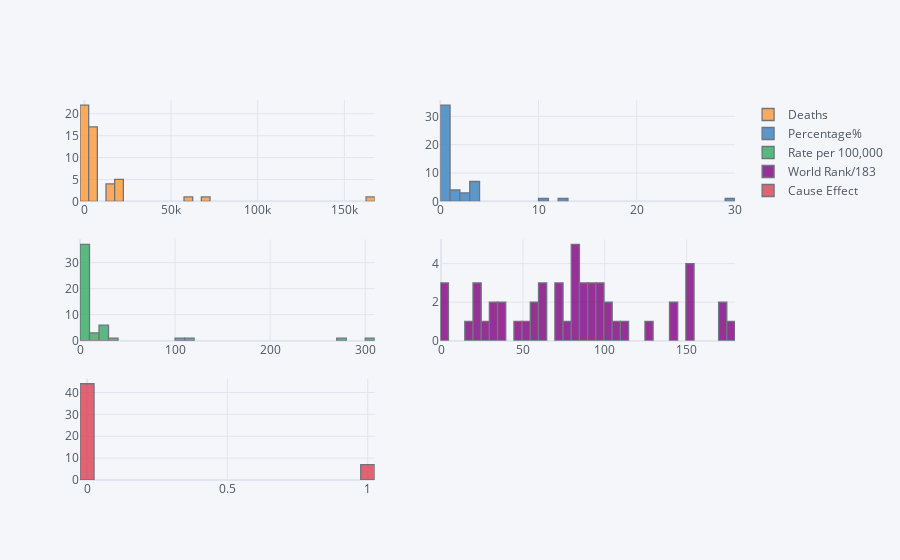

Here is the notebook cell this chart was saved with:
### Code cell
df[numerical].iplot(kind='histogram',subplots=True,bins=50)

### Figure 1 — Plotly figure (JSON) as saved in the notebook; plotly's stock layout.template omitted (floating-point values rounded to 4 significant figures)
{"data": [{"histfunc": "count", "histnorm": "", "marker": {"color": "rgba(255, 153, 51, 1.0)", "line": {"color": "#4D5663", "width": 1.3}}, "name": "Deaths", "nbinsx": 50, "opacity": 0.8, "orientation": "v", "type": "histogram", "x": [163171, 68866, 59445, 17957, 18279, 17245, 22109, 18009, 17851, 7394, 13475, 6749, 14438, 13636, 5823, 4732, 5167, 1639, 5.049, 4927, 3673, 4194, 3591, 1846, 4045, 4620, 4474, 3799, 6201, 2849, 3667, 2523, 1722, 1743, 1664, 1955, 1381, 1443, 1288, 1831, 1119, 1248, 415, 377, 1025, 903, 675, 574, 642, 414, 18], "xaxis": "x", "yaxis": "y"}, {"histfunc": "count", "histnorm": "", "marker": {"color": "rgba(55, 128, 191, 1.0)", "line": {"color": "#4D5663", "width": 1.3}}, "name": "Percentage%", "nbinsx": 50, "opacity": 0.8, "orientation": "v", "type": "histogram", "x": [29.38, 12.4, 10.7, 3.23, 3.29, 3.11, 3.98, 3.24, 3.21, 1.33, 2.43, 1.22, 2.6, 2.46, 1.05, 0.85, 0.93, 0.3, 0.91, 0.89, 0.66, 0.76, 0.65, 0.33, 0.73, 0.83, 0.81, 0.68, 1.12, 0.51, 0.66, 0.45, 0.31, 0.31, 0.3, 0.35, 0.25, 0.26, 0.23, 0.33, 0.2, 0.22, 0.07, 0.07, 0.18, 0.16, 0.12, 0.1, 0.12, 0.07, 3.17], "xaxis": "x2", "yaxis": "y2"}, {"histfunc": "count", "histnorm": "", "marker": {"color": "rgba(50, 171, 96, 1.0)", "line": {"color": "#4D5663", "width": 1.3}}, "name": "Rate per 100,000", "nbinsx": 50, "opacity": 0.8, "orientation": "v", "type": "histogram", "x": [271.7, 116.1, 101.0, 36.09, 29.87, 28.7, 28.16, 27.37, 27.31, 20.61, 16.17, 11.61, 10.55, 9.35, 8.79, 7.78, 7.78, 7.72, 7.59, 6.43, 5.79, 5.67, 5.24, 5.22, 5.19, 5.13, 4.77, 4.42, 4.25, 4.23, 4.09, 3.82, 3.33, 2.49, 2.44, 2.18, 2.16, 2.09, 1.95, 1.87, 1.42, 1.3, 1.23, 1.06, 1.05, 0.94, 0.92, 0.85, 0.68, 0.56, 308], "xaxis": "x3", "yaxis": "y3"}, {"histfunc": "count", "histnorm": "", "marker": {"color": "rgba(128, 0, 128, 1.0)", "line": {"color": "#4D5663", "width": 1.3}}, "name": "World Rank/183", "nbinsx": 50, "opacity": 0.8, "orientation": "v", "type": "histogram", "x": [15, 1, 53, 29, 32, 60, 90, 4, 102, 38, 98, 98, 31, 73, 57, 2, 20, 153, 114, 62, 82, 82, 20, 59, 22, 92, 80, 152, 80, 151, 151, 87, 36, 104, 173, 72, 106, 89, 144, 128, 94, 84, 144, 179, 70, 96, 61, 45, 170, 87, 78], "xaxis": "x4", "yaxis": "y4"}, {"histfunc": "count", "histnorm": "", "marker": {"color": "rgba(219, 64, 82, 1.0)", "line": {"color": "#4D5663", "width": 1.3}}, "name": "Cause Effect", "nbinsx": 50, "opacity": 0.8, "orientation": "v", "type": "histogram", "x": [0, 0, 0, 0, 0, 0, 1, 0, 0, 0, 0, 0, 0, 0, 0, 0, 0, 0, 0, 0, 0, 0, 0, 0, 0, 1, 0, 0, 0, 0, 1, 0, 0, 0, 0, 1, 0, 0, 0, 0, 0, 1, 0, 0, 0, 1, 0, 0, 0, 0, 1], "xaxis": "x5", "yaxis": "y5"}], "layout": {"barmode": "overlay", "legend": {"bgcolor": "#F5F6F9", "font": {"color": "#4D5663"}}, "paper_bgcolor": "#F5F6F9", "plot_bgcolor": "#F5F6F9", "title": {"font": {"color": "#4D5663"}}, "xaxis": {"anchor": "y", "domain": [0, 0.45], "gridcolor": "#E1E5ED", "showgrid": true, "tickfont": {"color": "#4D5663"}, "title": {"font": {"color": "#4D5663"}, "text": ""}, "zerolinecolor": "#E1E5ED"}, "xaxis2": {"anchor": "y2", "domain": [0.55, 1], "gridcolor": "#E1E5ED", "showgrid": true, "tickfont": {"color": "#4D5663"}, "title": {"font": {"color": "#4D5663"}, "text": ""}, "zerolinecolor": "#E1E5ED"}, "xaxis3": {"anchor": "y3", "domain": [0, 0.45], "gridcolor": "#E1E5ED", "showgrid": true, "tickfont": {"color": "#4D5663"}, "title": {"font": {"color": "#4D5663"}, "text": ""}, "zerolinecolor": "#E1E5ED"}, "xaxis4": {"anchor": "y4", "domain": [0.55, 1], "gridcolor": "#E1E5ED", "showgrid": true, "tickfont": {"color": "#4D5663"}, "title": {"font": {"color": "#4D5663"}, "text": ""}, "zerolinecolor": "#E1E5ED"}, "xaxis5": {"anchor": "y5", "domain": [0, 0.45], "gridcolor": "#E1E5ED", "showgrid": true, "tickfont": {"color": "#4D5663"}, "title": {"font": {"color": "#4D5663"}, "text": ""}, "zerolinecolor": "#E1E5ED"}, "yaxis": {"anchor": "x", "domain": [0.7333, 1], "gridcolor": "#E1E5ED", "showgrid": true, "tickfont": {"color": "#4D5663"}, "title": {"font": {"color": "#4D5663"}, "text": ""}, "zerolinecolor": "#E1E5ED"}, "yaxis2": {"anchor": "x2", "domain": [0.7333, 1], "gridcolor": "#E1E5ED", "showgrid": true, "tickfont": {"color": "#4D5663"}, "title": {"font": {"color": "#4D5663"}, "text": ""}, "zerolinecolor": "#E1E5ED"}, "yaxis3": {"anchor": "x3", "domain": [0.3667, 0.6333], "gridcolor": "#E1E5ED", "showgrid": true, "tickfont": {"color": "#4D5663"}, "title": {"font": {"color": "#4D5663"}, "text": ""}, "zerolinecolor": "#E1E5ED"}, "yaxis4": {"anchor": "x4", "domain": [0.3667, 0.6333], "gridcolor": "#E1E5ED", "showgrid": true, "tickfont": {"color": "#4D5663"}, "title": {"font": {"color": "#4D5663"}, "text": ""}, "zerolinecolor": "#E1E5ED"}, "yaxis5": {"anchor": "x5", "domain": [0, 0.2667], "gridcolor": "#E1E5ED", "showgrid": true, "tickfont": {"color": "#4D5663"}, "title": {"font": {"color": "#4D5663"}, "text": ""}, "zerolinecolor": "#E1E5ED"}}}
